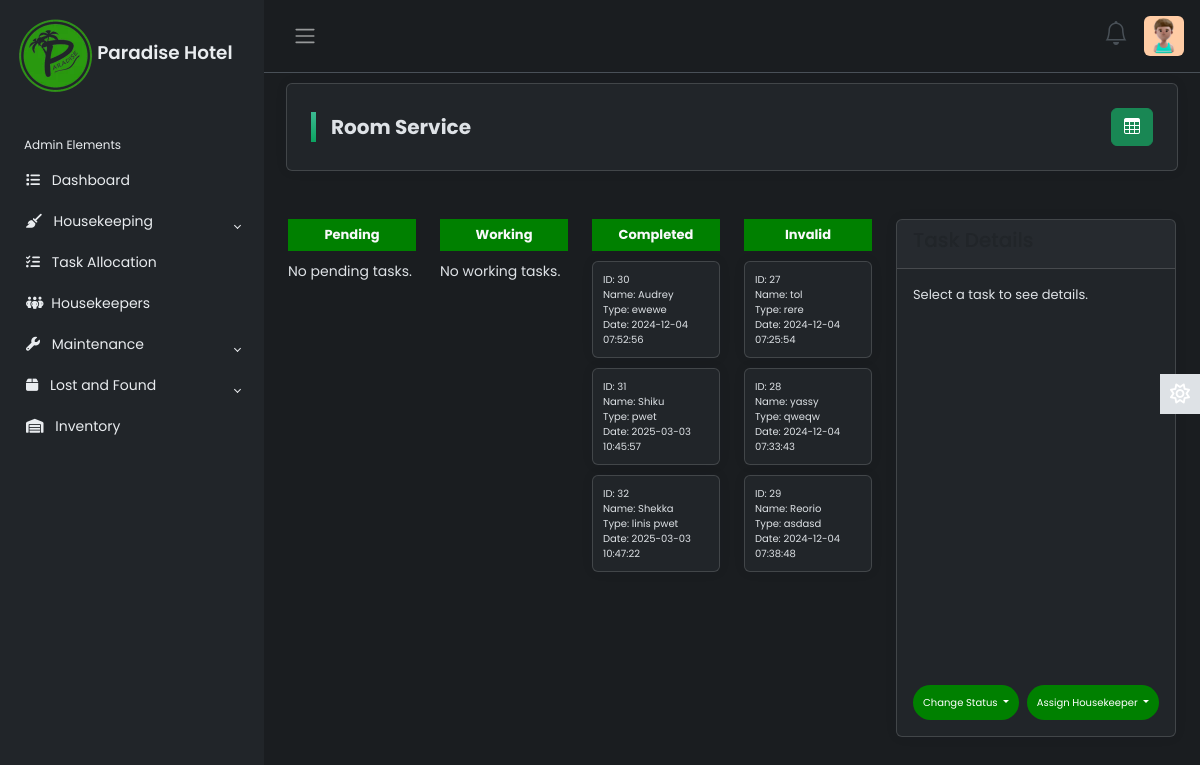
The app's page /roomservice.php (signed in) with its own data.
### tables this page shows
CREATE TABLE `customer_messages` (
  `id` int(11) NOT NULL,
  `uname` varchar(11) DEFAULT NULL,
  `request` varchar(100) DEFAULT NULL,
  `details` text DEFAULT NULL,
  `room` text DEFAULT NULL,
  `status` varchar(20) DEFAULT NULL,
  `created_at` timestamp NOT NULL DEFAULT current_timestamp()
);

### roomservice.php (the view, shortened to what this page needs)
<!DOCTYPE html>
<html lang="en">
<head>
    <link href="https://cdnjs.cloudflare.com/ajax/libs/bootstrap/5.3.0/css/bootstrap.min.css" rel="stylesheet">
    <link href='https://unpkg.com/boxicons@2.0.9/css/boxicons.min.css' rel='stylesheet'>
    <link rel="stylesheet" href="https://cdn.jsdelivr.net/npm/bootstrap-icons@1.3.0/font/bootstrap-icons.css">
    <link rel="stylesheet" href="css/roomservice.css">
</head>
<body>
    <?php include('index.php'); ?>
    <div class="container mt-2">
    <div class="card p-4 room-service-heading d-flex justify-content-between">
        <div class="d-flex justify-content-between align-items-center w-100">
            <h3>Room Service</h3>
            <button id="viewToggle" class="btn btn-success">
                <i class="bi bi-table"></i>
            </button>
        </div>
    </div>
    <div class="row m-0">
        <div id="cardView" class="col-md-8">
            <div class="row mt-4" id="roomServiceCards">
            <div class="col-md-3 status-column" data-status="pending">
                <h4 class="status-title p-2 text-light d-inline-flex">Pending</h4>
                <div class="status-grid">
                    <?php
                    $pendingTasks = $conn->query("SELECT * FROM customer_messages WHERE status = 'pending' LIMIT 5");
                    if ($pendingTasks->num_rows > 0):
                        while ($task = $pendingTasks->fetch_assoc()):
                    ?>
                        <div class="status-card card mb-0" data-task-id="<?php echo $task['id']; ?>" onclick="showDetails(<?php echo $task['id']; ?>)">
                            <p>ID: <?php echo $task['id']; ?></p>
                            <p>Name: <?php echo htmlspecialchars($task['uname']); ?></p>
                            <p>Type: <?php echo htmlspecialchars($task['request']); ?></p>
                            <p>Date: <?php echo $task['created_at']; ?></p>
                        </div>
                        <?php
                            endwhile;
                        else:
                            echo "<p>No pending tasks.</p>";
                        endif;
                        ?>
                </div>
            </div>
            <div class="col-md-3 status-column" data-status="working">
                <h4 class="status-title p-2 text-light d-inline-flex">Working</h4>
                <div class="status-grid">
                    <?php
                    $workingTasks = $conn->query("SELECT * FROM customer_messages WHERE status = 'working' LIMIT 5");
                    if ($workingTasks->num_rows > 0):
                        while ($task = $workingTasks->fetch_assoc()):
                    ?>
                        <div class="status-card card mb-0" data-task-id="<?php echo $task['id']; ?>" onclick="showDetails(<?php echo $task['id']; ?>)">
                            <p>ID: <?php echo $task['id']; ?></p>
                            <p>Name: <?php echo htmlspecialchars($task['uname']); ?></p>
                            <p>Type: <?php echo htmlspecialchars($task['request']); ?></p>
                            <p>Date: <?php echo $task['created_at']; ?></p>
                        </div>
                        <?php
                        endwhile;
                    else:
                        echo "<p>No working tasks.</p>";
                    endif;
                    ?>
                </div>
            </div>
            <div class="col-md-3 status-column" data-status="complete">
                <h4 class="status-title p-2 text-light d-inline-flex">Completed</h4>
                <div class="status-grid">
                    <?php
                    $completedTasks = $conn->query("SELECT * FROM customer_messages WHERE status = 'complete' LIMIT 5");
                    if ($completedTasks->num_rows > 0):
                        while ($task = $completedTasks->fetch_assoc()):
                    ?>
                        <div class="status-card card mb-0" data-task-id="<?php echo $task['id']; ?>" onclick="showDetails(<?php echo $task['id']; ?>)">
                            <p>ID: <?php echo $task['id']; ?></p>
                            <p>Name: <?php echo htmlspecialchars($task['uname']); ?></p>
                            <p>Type: <?php echo htmlspecialchars($task['request']); ?></p>
                            <p>Date: <?php echo $task['created_at']; ?></p>
                        </div>
                        <?php
                            endwhile;
                        else:
                            echo "<p>No completed tasks.</p>";
                        endif;
                        ?>
                </div>
            </div>
            <div class="col-md-3 status-column" data-status="invalid">
                <h4 class="status-title p-2 text-light d-inline-flex">Invalid</h4>
                <div class="status-grid">
                    <?php
                    $invalidTasks = $conn->query("SELECT * FROM customer_messages WHERE status = 'invalid' LIMIT 5");
                    if ($invalidTasks->num_rows > 0):
                        while ($task = $invalidTasks->fetch_assoc()):
                    ?>
                        <div class="status-card card mb-0" data-task-id="<?php echo $task['id']; ?>" onclick="showDetails(<?php echo $task['id']; ?>)">
                            <p>ID: <?php echo $task['id']; ?></p>
                            <p>Name: <?php echo htmlspecialchars($task['uname']); ?></p>
                            <p>Type: <?php echo htmlspecialchars($task['request']); ?></p>
                            <p>Date: <?php echo $task['created_at']; ?></p>
                        </div>
                        <?php
                            endwhile;
                        else:
                            echo "<p>No invalid tasks.</p>";
                        endif;
                        ?>
                </div>
            </div>
        </div>
    </div>
        <div class="col-md-4 mt-4">
            <div class="card">
                <div class="card-header text-dark">
                    <h5>Task Details</h5>
                </div>
                <div class="card-body m-0" id="taskDetailsContent">
                    <p>Select a task to see details.</p>
                </div>
                <div class="d-flex justify-content-center p-2 mt-2">
                    <div class="dropdown me-2 mb-2">
                        <button class="btn dropdown-toggle" type="button" id="changeStatusDropdown" data-bs-toggle="dropdown" aria-expanded="false">
                            Change Status
                        </button>
                    </div>
                    <div class="dropdown mb-2">
                        <button class="btn dropdown-toggle" type="button" id="assignEmployeeDropdown" data-bs-toggle="dropdown" aria-expanded="false">
                            Assign Housekeeper
                        </button>
                    </div>
            </div>
        </div>
    </div>
</body>
</html>

### css/roomservice.css (style rules this page uses)
body { font-family: 'Poppins', sans-serif; background-color: #f8f9fa; }
.room-service-heading { text-align: left; margin: 10px; padding: 10px; border-radius: 8px; }
.room-service-heading h3 { display: inline-block; margin: 0; font-size: 20px; font-weight: bold; position: relative; padding-left: 20px; }
.room-service-heading h3::before { content: ""; position: absolute; left: 0; top: 50%; width: 5px; height: 30px; background-image: linear-gradient(to top, #0ba360 0%, #3cba92 100%); transform: translateY(-50%); }
.status-column { display: flex; flex-direction: column; justify-content: flex-start; margin-bottom: 30px; max-width: 100%; }
.status-title { font-weight: bolder; margin-bottom: 10px; font-size: 13px; align-items: center; justify-content: center; background-color: green; }
.status-card { padding: 10px; height: 80px; transition: transform 0.3s; box-shadow: 0px 4px 12px rgba(0, 0, 0, 0.1); }
.status-card p { margin: 0; font-size: 10px; }
.status-grid { display: flex; flex-direction: column; gap: 10px; }
.card-body { height: 400px; font-size: 13px; }
.dropdown .btn { background-color: green; color: white; border-radius: 20px; padding: 5px 15px; border: none; font-size: 12px; cursor: pointer; transition: background-color 0.3s ease; }
@media (min-width: 1200px) { .status-card { padding: 10px; height: 80px; font-size: 12px; } }
@media (min-width: 1200px) { .dropdown .btn { padding: 10px 10px; font-size: 10px; } }
@media (min-width: 1200px) { .status-column { max-width: 100%; } }

### css/style.css (style rules this page uses)
body { font-family: 'Poppins', sans-serif; font-size: 0.875rem; opacity: 1; margin: 0; }
h4 { font-family: 'Poppins', sans-serif; font-size: 1.275rem; color: var(--bs-emphasis-color); }
.card { box-shadow: 0 0 .875rem 0 rgba(34, 46, 60, .05); margin-bottom: 24px; }

### records on screen
customer_messages: id "30", uname "Audrey", request "ewewe", created_at "2024-12-04 07:52:56"
customer_messages: id "31", uname "Shiku", request "pwet", created_at "2025-03-03 10:45:57"
customer_messages: id "32", uname "Shekka", request "linis pwet", created_at "2025-03-03 10:47:22"
customer_messages: id "27", uname "tol", request "rere", created_at "2024-12-04 07:25:54"
customer_messages: id "28", uname "yassy", request "qweqw", created_at "2024-12-04 07:33:43"
customer_messages: id "29", uname "Reorio", request "asdasd", created_at "2024-12-04 07:38:48"
